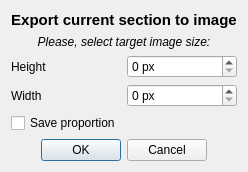
<?xml version="1.0" encoding="UTF-8"?>
<ui version="4.0">
 <class>ExportToImage</class>
 <widget class="QDialog" name="ExportToImage">
  <property name="geometry">
   <rect>
    <x>0</x>
    <y>0</y>
    <width>241</width>
    <height>156</height>
   </rect>
  </property>
  <property name="font">
   <font>
    <family>Liberation Sans</family>
   </font>
  </property>
  <property name="windowTitle">
   <string>Export to image</string>
  </property>
  <property name="windowIcon">
   <iconset resource="../_resources/editor.qrc">
    <normaloff>:/lvl16.png</normaloff>:/lvl16.png</iconset>
  </property>
  <layout class="QGridLayout" name="gridLayout">
   <property name="sizeConstraint">
    <enum>QLayout::SetMinimumSize</enum>
   </property>
   <item row="2" column="1">
    <widget class="QSpinBox" name="imgHeight">
     <property name="whatsThis">
      <string>&lt;html&gt;&lt;head/&gt;&lt;body&gt;&lt;p&gt;This is a &lt;span style=&quot; font-weight:600;&quot;&gt;Height&lt;/span&gt; of target image. Target image will be scaled to this height.&lt;/p&gt;&lt;/body&gt;&lt;/html&gt;</string>
     </property>
     <property name="suffix">
      <string> px</string>
     </property>
     <property name="maximum">
      <number>999999999</number>
     </property>
    </widget>
   </item>
   <item row="1" column="0" colspan="2">
    <widget class="QLabel" name="label_4">
     <property name="font">
      <font>
       <italic>true</italic>
      </font>
     </property>
     <property name="text">
      <string>Please, select target image size:</string>
     </property>
     <property name="alignment">
      <set>Qt::AlignCenter</set>
     </property>
    </widget>
   </item>
   <item row="5" column="0" colspan="2">
    <widget class="QCheckBox" name="SaveProportion">
     <property name="whatsThis">
      <string>&lt;html&gt;&lt;head/&gt;&lt;body&gt;&lt;p&gt;With this option will be calculated opposite value for height or width for make target image with correct proportions.&lt;/p&gt;&lt;/body&gt;&lt;/html&gt;</string>
     </property>
     <property name="text">
      <string>Save proportion</string>
     </property>
    </widget>
   </item>
   <item row="3" column="1">
    <widget class="QSpinBox" name="imgWidth">
     <property name="whatsThis">
      <string>&lt;html&gt;&lt;head/&gt;&lt;body&gt;&lt;p&gt;This is a &lt;span style=&quot; font-weight:600;&quot;&gt;Width&lt;/span&gt; of target image. Target image will be scaled to this width.&lt;/p&gt;&lt;/body&gt;&lt;/html&gt;</string>
     </property>
     <property name="suffix">
      <string> px</string>
     </property>
     <property name="maximum">
      <number>999999999</number>
     </property>
    </widget>
   </item>
   <item row="3" column="0">
    <widget class="QLabel" name="label_3">
     <property name="text">
      <string>Width</string>
     </property>
    </widget>
   </item>
   <item row="0" column="0" colspan="2">
    <widget class="QLabel" name="label">
     <property name="sizePolicy">
      <sizepolicy hsizetype="Preferred" vsizetype="Preferred">
       <horstretch>0</horstretch>
       <verstretch>0</verstretch>
      </sizepolicy>
     </property>
     <property name="font">
      <font>
       <pointsize>11</pointsize>
       <weight>75</weight>
       <bold>true</bold>
      </font>
     </property>
     <property name="text">
      <string>Export current section to image</string>
     </property>
     <property name="alignment">
      <set>Qt::AlignCenter</set>
     </property>
    </widget>
   </item>
   <item row="2" column="0">
    <widget class="QLabel" name="label_2">
     <property name="text">
      <string>Height</string>
     </property>
    </widget>
   </item>
   <item row="6" column="0" colspan="2">
    <widget class="QDialogButtonBox" name="buttonBox">
     <property name="standardButtons">
      <set>QDialogButtonBox::Cancel|QDialogButtonBox::Ok</set>
     </property>
     <property name="centerButtons">
      <bool>true</bool>
     </property>
    </widget>
   </item>
  </layout>
 </widget>
 <resources>
  <include location="../_resources/editor.qrc"/>
 </resources>
 <connections/>
</ui>
